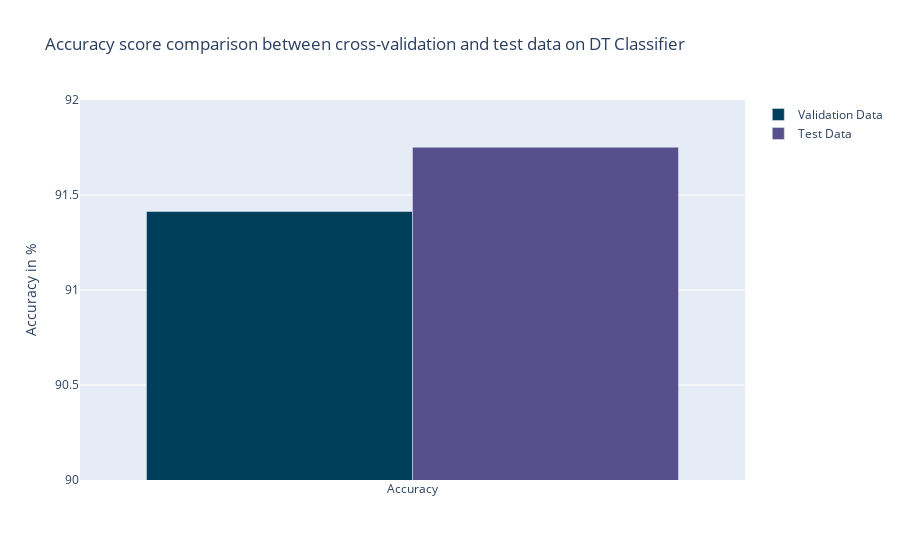
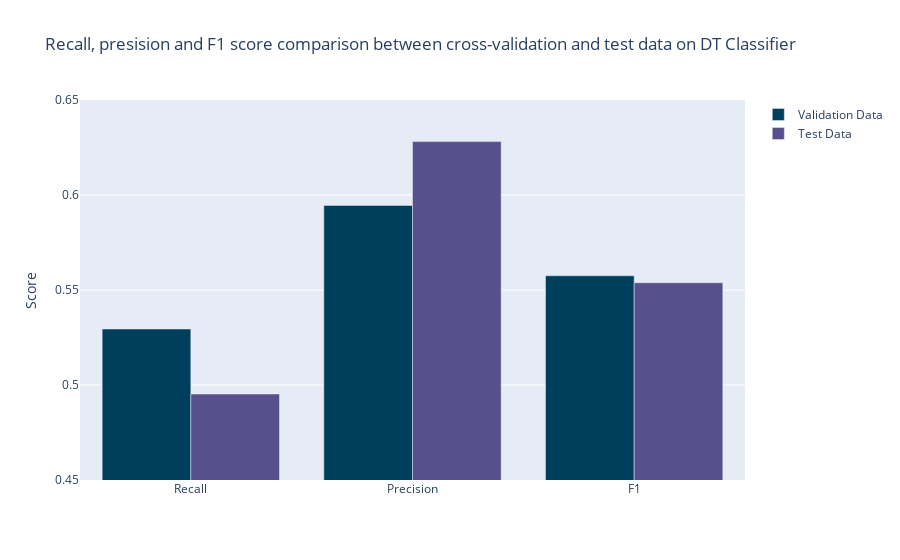

The code cell stored with these charts, in order, in its notebook:
### Code cell
# Predict on test data
y_pred_dtc_optimized = dtc_optimized.predict(X_test)

# Save scores in variables
accuracy_score_test = accuracy_score(y_test, y_pred_dtc_optimized)
recall_score_test = recall_score(y_test, y_pred_dtc_optimized)
precision_score_test = precision_score(y_test, y_pred_dtc_optimized)
f1_score_test = f1_score(y_test, y_pred_dtc_optimized)
dtc_on_test = [accuracy_score_test, recall_score_test, precision_score_test, f1_score_test]

# Store gridserach results in dataframe
dtc_on_train = pd.DataFrame(dtc_optimized.cv_results_)

# Only keep row where rank_test_f1_score is 1
dtc_on_train = dtc_on_train[dtc_on_train['rank_test_f1_score'] == 1]
dtc_on_train = dtc_on_train[['mean_test_accuracy', 'mean_test_recall', 'mean_test_precision', 'mean_test_f1_score']].values.tolist()[0]

# Create a barchart with all the models and their accuracies
fig = go.Figure()
fig.add_trace(go.Bar(name=f"Validation Data", x=['Accuracy'], y=[dtc_on_train[0]*100], marker_color='#003f5c'))
fig.add_trace(go.Bar(name=f"Test Data", x=['Accuracy'], y=[dtc_on_test[0]*100], marker_color='#58508d'))
fig.update_layout(title='Accuracy score comparison between cross-validation and test data on DT Classifier', yaxis_title='Accuracy in %', yaxis_range=[90, 92])
fig.show()

fig = go.Figure()
fig.add_trace(go.Bar(name=f"Validation Data", x=['Recall', 'Precision', 'F1'], y=dtc_on_train[1:], marker_color='#003f5c'))
fig.add_trace(go.Bar(name=f"Test Data", x=['Recall', 'Precision', 'F1'], y=dtc_on_test[1:], marker_color='#58508d'))
fig.update_layout(title='Recall, presision and F1 score comparison between cross-validation and test data on DT Classifier', yaxis_title='Score', yaxis_range=[0.45, 0.65])
fig.show()

### Figure 1 — Plotly figure (JSON) as saved in the notebook; plotly's stock layout.template omitted (floating-point values rounded to 4 significant figures)
{"data": [{"marker": {"color": "#003f5c"}, "name": "Validation Data", "type": "bar", "x": ["Accuracy"], "y": [91.41]}, {"marker": {"color": "#58508d"}, "name": "Test Data", "type": "bar", "x": ["Accuracy"], "y": [91.75]}], "layout": {"title": {"text": "Accuracy score comparison between cross-validation and test data on DT Classifier"}, "yaxis": {"range": [90, 92], "title": {"text": "Accuracy in %"}}}}

### Figure 2 — Plotly figure (JSON) as saved in the notebook; plotly's stock layout.template omitted (floating-point values rounded to 4 significant figures)
{"data": [{"marker": {"color": "#003f5c"}, "name": "Validation Data", "type": "bar", "x": ["Recall", "Precision", "F1"], "y": [0.5295, 0.5945, 0.5575]}, {"marker": {"color": "#58508d"}, "name": "Test Data", "type": "bar", "x": ["Recall", "Precision", "F1"], "y": [0.4953, 0.6281, 0.5538]}], "layout": {"title": {"text": "Recall, presision and F1 score comparison between cross-validation and test data on DT Classifier"}, "yaxis": {"range": [0.45, 0.65], "title": {"text": "Score"}}}}
